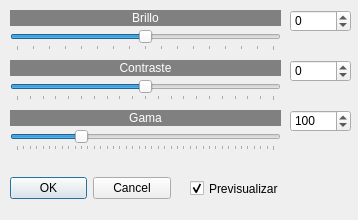
<?xml version="1.0" encoding="UTF-8"?>
<ui version="4.0">
 <class>brillocontraste</class>
 <widget class="QDialog" name="brillocontraste">
  <property name="windowModality">
   <enum>Qt::NonModal</enum>
  </property>
  <property name="geometry">
   <rect>
    <x>0</x>
    <y>0</y>
    <width>358</width>
    <height>220</height>
   </rect>
  </property>
  <property name="sizePolicy">
   <sizepolicy hsizetype="Fixed" vsizetype="Fixed">
    <horstretch>0</horstretch>
    <verstretch>0</verstretch>
   </sizepolicy>
  </property>
  <property name="minimumSize">
   <size>
    <width>358</width>
    <height>220</height>
   </size>
  </property>
  <property name="maximumSize">
   <size>
    <width>358</width>
    <height>220</height>
   </size>
  </property>
  <property name="windowTitle">
   <string>Brillo/contraste/gama...</string>
  </property>
  <property name="windowIcon">
   <iconset resource="recursos.qrc">
    <normaloff>:/imagenes/icono.png</normaloff>:/imagenes/icono.png</iconset>
  </property>
  <widget class="QDialogButtonBox" name="buttonBox">
   <property name="geometry">
    <rect>
     <x>10</x>
     <y>172</y>
     <width>161</width>
     <height>32</height>
    </rect>
   </property>
   <property name="orientation">
    <enum>Qt::Horizontal</enum>
   </property>
   <property name="standardButtons">
    <set>QDialogButtonBox::Cancel|QDialogButtonBox::Ok</set>
   </property>
  </widget>
  <widget class="QSlider" name="horizontalSlider">
   <property name="geometry">
    <rect>
     <x>10</x>
     <y>30</y>
     <width>271</width>
     <height>21</height>
    </rect>
   </property>
   <property name="minimum">
    <number>-256</number>
   </property>
   <property name="maximum">
    <number>256</number>
   </property>
   <property name="pageStep">
    <number>16</number>
   </property>
   <property name="orientation">
    <enum>Qt::Horizontal</enum>
   </property>
   <property name="tickPosition">
    <enum>QSlider::TicksBelow</enum>
   </property>
   <property name="tickInterval">
    <number>32</number>
   </property>
  </widget>
  <widget class="QLabel" name="label">
   <property name="geometry">
    <rect>
     <x>10</x>
     <y>10</y>
     <width>271</width>
     <height>16</height>
    </rect>
   </property>
   <property name="styleSheet">
    <string notr="true">background-color: rgb(128, 128, 128);
color: rgb(255, 255, 255);</string>
   </property>
   <property name="text">
    <string>Brillo</string>
   </property>
   <property name="alignment">
    <set>Qt::AlignCenter</set>
   </property>
  </widget>
  <widget class="QSpinBox" name="spinBox">
   <property name="geometry">
    <rect>
     <x>290</x>
     <y>10</y>
     <width>61</width>
     <height>22</height>
    </rect>
   </property>
   <property name="minimum">
    <number>-256</number>
   </property>
   <property name="maximum">
    <number>256</number>
   </property>
  </widget>
  <widget class="QSpinBox" name="spinBox_2">
   <property name="geometry">
    <rect>
     <x>290</x>
     <y>60</y>
     <width>61</width>
     <height>22</height>
    </rect>
   </property>
   <property name="minimum">
    <number>-100</number>
   </property>
   <property name="maximum">
    <number>100</number>
   </property>
  </widget>
  <widget class="QSlider" name="horizontalSlider_2">
   <property name="geometry">
    <rect>
     <x>10</x>
     <y>80</y>
     <width>271</width>
     <height>21</height>
    </rect>
   </property>
   <property name="minimum">
    <number>-100</number>
   </property>
   <property name="maximum">
    <number>100</number>
   </property>
   <property name="orientation">
    <enum>Qt::Horizontal</enum>
   </property>
   <property name="tickPosition">
    <enum>QSlider::TicksBelow</enum>
   </property>
   <property name="tickInterval">
    <number>10</number>
   </property>
  </widget>
  <widget class="QLabel" name="label_2">
   <property name="geometry">
    <rect>
     <x>10</x>
     <y>60</y>
     <width>271</width>
     <height>16</height>
    </rect>
   </property>
   <property name="styleSheet">
    <string notr="true">background-color: rgb(128, 128, 128);
color: rgb(255, 255, 255);</string>
   </property>
   <property name="text">
    <string>Contraste</string>
   </property>
   <property name="alignment">
    <set>Qt::AlignCenter</set>
   </property>
  </widget>
  <widget class="QCheckBox" name="checkBox">
   <property name="geometry">
    <rect>
     <x>190</x>
     <y>180</y>
     <width>101</width>
     <height>17</height>
    </rect>
   </property>
   <property name="text">
    <string>Previsualizar</string>
   </property>
   <property name="checked">
    <bool>true</bool>
   </property>
  </widget>
  <widget class="QLabel" name="label_3">
   <property name="geometry">
    <rect>
     <x>10</x>
     <y>110</y>
     <width>271</width>
     <height>16</height>
    </rect>
   </property>
   <property name="styleSheet">
    <string notr="true">background-color: rgb(128, 128, 128);
color: rgb(255, 255, 255);</string>
   </property>
   <property name="text">
    <string>Gama</string>
   </property>
   <property name="alignment">
    <set>Qt::AlignCenter</set>
   </property>
  </widget>
  <widget class="QSpinBox" name="spinBox_3">
   <property name="geometry">
    <rect>
     <x>290</x>
     <y>110</y>
     <width>61</width>
     <height>22</height>
    </rect>
   </property>
   <property name="minimum">
    <number>0</number>
   </property>
   <property name="maximum">
    <number>400</number>
   </property>
   <property name="singleStep">
    <number>1</number>
   </property>
   <property name="value">
    <number>100</number>
   </property>
  </widget>
  <widget class="QSlider" name="horizontalSlider_3">
   <property name="geometry">
    <rect>
     <x>10</x>
     <y>130</y>
     <width>271</width>
     <height>21</height>
    </rect>
   </property>
   <property name="minimum">
    <number>0</number>
   </property>
   <property name="maximum">
    <number>400</number>
   </property>
   <property name="value">
    <number>100</number>
   </property>
   <property name="orientation">
    <enum>Qt::Horizontal</enum>
   </property>
   <property name="tickPosition">
    <enum>QSlider::TicksBelow</enum>
   </property>
   <property name="tickInterval">
    <number>10</number>
   </property>
  </widget>
 </widget>
 <resources>
  <include location="recursos.qrc"/>
 </resources>
 <connections>
  <connection>
   <sender>buttonBox</sender>
   <signal>accepted()</signal>
   <receiver>brillocontraste</receiver>
   <slot>accept()</slot>
   <hints>
    <hint type="sourcelabel">
     <x>248</x>
     <y>254</y>
    </hint>
    <hint type="destinationlabel">
     <x>157</x>
     <y>274</y>
    </hint>
   </hints>
  </connection>
  <connection>
   <sender>buttonBox</sender>
   <signal>rejected()</signal>
   <receiver>brillocontraste</receiver>
   <slot>reject()</slot>
   <hints>
    <hint type="sourcelabel">
     <x>316</x>
     <y>260</y>
    </hint>
    <hint type="destinationlabel">
     <x>286</x>
     <y>274</y>
    </hint>
   </hints>
  </connection>
 </connections>
</ui>
